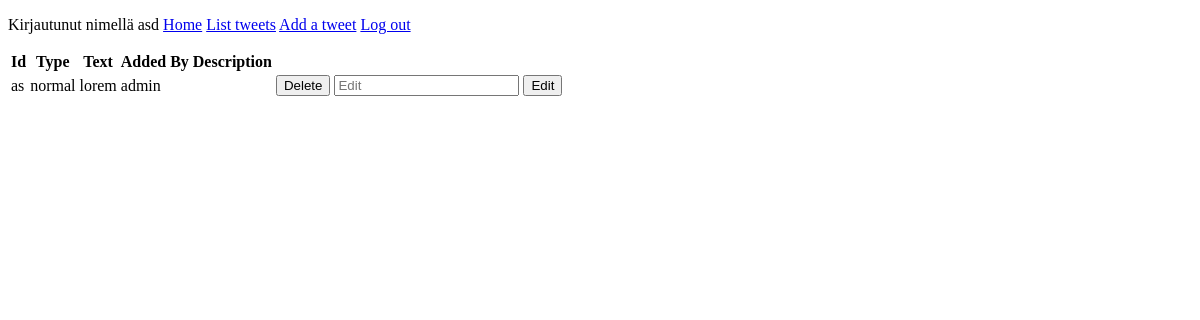
The app's page /tweets/5 (signed in), older data.
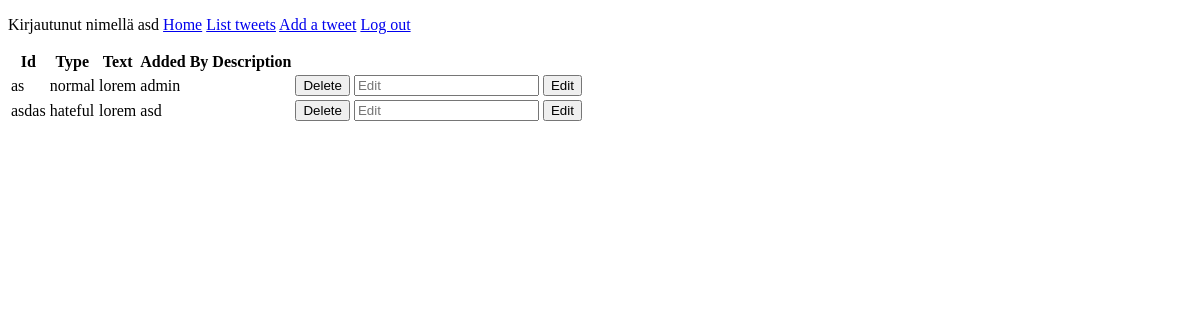
The same page, newer data.
### application/auth/models.py (models this page shows, shortened)
class User(db.Model):
    __tablename__ = "account"
    id = db.Column(db.Integer, primary_key=True)
    date_created = db.Column(db.DateTime, default=db.func.current_timestamp())
    date_modified = db.Column(db.DateTime, default=db.func.current_timestamp(),
                              onupdate=db.func.current_timestamp())
    name = db.Column(db.String(144), nullable=False)
    username = db.Column(db.String(144), nullable=False)
    password = db.Column(db.String(144), nullable=False)
    tweets = db.relationship("Tweet", backref='account', lazy=True)

### application/tweets/models.py (models this page shows, shortened)
class Tweet(db.Model):
    id = db.Column(db.Integer, primary_key=True)
    date_created = db.Column(db.DateTime, default=db.func.current_timestamp())
    date_modified = db.Column(db.DateTime, default=db.func.current_timestamp(),
    onupdate=db.func.current_timestamp())
    tweetid = db.Column(db.String(100))
    tweettype = db.Column(db.String(100))
    tweettext = db.Column(db.String(300))
    addedby = db.Column(db.String(100))
    tweetdescription = db.Column(db.String(100))
    account_id = db.Column(db.Integer, db.ForeignKey('account.id'),
                           nullable=False)

### application/tweets/views.py (the view)
@app.route("/tweets/<id>")
@login_required
def tweets_view(id):
    tweets = []
    tweets = db.session().query(Tweet).filter(Tweet.id.contains(id))
    return render_template('tweets/tweet.html', tweets = tweets)

### application/__init__.py (called while the page is built)
@login_manager.user_loader
def load_user(user_id):
    return User.query.get(user_id)

### application/templates/tweets/tweet.html (shortened to what this page needs)
{% extends "layout.html" %}
{% block body %}
  <p>
<table>
    <tr>
      <th>Id</th>
      <th>Type</th>
      <th>Text</th>
      <th>Added By</th>
        <th>Description</th>
      <th></th>
    </tr>
    {% for tweet in tweets %}
    <tr>
        <td>{{ tweet.tweetid }}</td>
        <td>{{ tweet.tweettype }}</td>
        <td>{{ tweet.tweettext }}</td>
        <td>{{ tweet.addedby }}</td>
        <td>{{ tweet.tweetdescription }}</td>
        <td>
                        <form method="POST" action="{{ url_for('tweet_delete', id = tweet.id) }}">
                            <input type="submit" value="Delete">
                        </form>
        </td>
        <td>
            <div>
            <form method="POST" action="{{ url_for('tweet_edit', id = tweet.id) }}">
                <input type="text" name="tweetdescription" placeholder="Edit"/>
                <input type="submit" value="Edit">
            </form>
                </div>
        </td>
    </tr>
    {% endfor %}
  </table>  </p>
{% endblock %}

### application/templates/layout.html (shortened to what this page needs)
  <!DOCTYPE html>
  <html>
    <head>
    </head>
    <body>
    <div class="topnav">
              {% if current_user.is_authenticated %}
      <p>
	Kirjautunut nimellä {{ current_user.name }}
        <a class="active" href="/">Home</a>
        <a href="{{ url_for('tweets_index') }}">List tweets</a>
        <a href="{{ url_for('tweets_form') }}">Add a tweet</a>
        <a href="{{ url_for('auth_logout') }}">Log out</a>
      </p>
      {% else %}
                  <h1>Log in or register to view page</h1>
                  <a href="{{ url_for('index') }}">Home</a>
      <a href="{{ url_for('auth_login') }}">Log in</a>
      <a href="{{ url_for('auth_register') }}"> Register </a>
      {% endif %}
    </div>
      {% block body %}{% endblock %}
    </body>
  </html>

Row changes from the older to the newer data that the page shows:
added Tweet: tweetid "asdas", tweettype "hateful", tweettext "lorem", addedby "asd"
